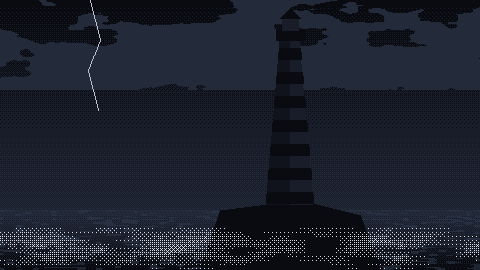
#> input picture sis_cani_7/sis_cani/art/story/ch3.png, 480 x 270 px
$ python make_store.py
#> lines starting #> are read from the running program, lines starting #| are printed output that depends on the picture
"""Steam mağaza görselleri: python3 tools/store/make_store.py
Çıktı: store/ (Godot içe aktarmaz, .gdignore var)."""
import os, subprocess, sys
from PIL import Image, ImageDraw, ImageFont, ImageFilter
ROOT = os.path.dirname(os.path.dirname(os.path.dirname(os.path.abspath(__file__))))
OUT = os.path.join(ROOT, "store")
os.makedirs(OUT, exist_ok=True)
open(os.path.join(OUT, ".gdignore"), "w").close()
FONT = os.path.join(ROOT, "fonts", "Lora.ttf")

def art(p):
#> called with p = 'story/ch3.png'
    return Image.open(os.path.join(ROOT, "art", p)).convert("RGBA")
#> returned value is the input picture: PIL image 480x270 RGBA; mean R, G, B, A 26.3, 31.5, 43.7, 252.1

def cover(img, w, h, focus=(0.5, 0.5)):
    """Pixel art'ı tam sayı katıyla büyütüp (nearest) kırp."""
#> called with w = 460, h = 215, focus = (0.5, 0.4)
    s = max(w / img.width, h / img.height)
#> s = 0.958
    k = max(1, int(s + 0.999))
#> k = 1
    big = img.resize((img.width * k, img.height * k), Image.NEAREST)
    x = int((big.width - w) * focus[0]); y = int((big.height - h) * focus[1])
#> after `x = int((big.width - w) * focus[0])`: x = 10
#> after `y = int((big.height - h) * focus[1])`: y = 22
    return big.crop((x, y, x + w, y + h))
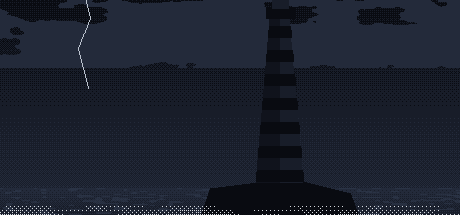
#> returned value: PIL image 460x215 RGBA; mean R, G, B, A 26.9, 32.3, 45.1, 254.2; transparent parts drawn white

def logo(w):
    lg = art("ui/logo.png")
    k = max(1, w // lg.width)
    return lg.resize((lg.width * k, lg.height * k), Image.NEAREST)

def vignette(img, strength=0.65):
#> called with strength = 0.65
    w, h = img.size
#> w = 460; h = 215
    m = Image.new("L", (w, h), 0)
#> m: PIL image 460x215 L; every value is 0
    d = ImageDraw.Draw(m)
    d.ellipse((-w * 0.25, -h * 0.35, w * 1.25, h * 1.35), fill=255)
    m = m.filter(ImageFilter.GaussianBlur(min(w, h) * 0.18))
#> m: PIL image 460x215 L; every value is 255
    dark = Image.new("RGBA", (w, h), (4, 5, 9, int(255 * strength)))
    dark.putalpha(Image.eval(m, lambda v: int((255 - v) * strength)))
    return Image.alpha_composite(img, dark)

def capsule(name, w, h, bg="story/end_a.png", focus=(0.5, 0.5), logo_w=None, pos="center", sub=None):
    img = vignette(cover(art(bg), w, h, focus))
    if logo_w:
        lg = logo(logo_w)
        if pos == "center":
            xy = ((w - lg.width) // 2, (h - lg.height) // 2)
        elif pos == "bottom":
            xy = ((w - lg.width) // 2, h - lg.height - h // 10)
        else:
            xy = (w // 20, (h - lg.height) // 2)
        sh = Image.new("RGBA", img.size, (0, 0, 0, 0))
        sh.paste((0, 0, 0, 180), (xy[0] + 4, xy[1] + 4), lg)
        img = Image.alpha_composite(img, sh.filter(ImageFilter.GaussianBlur(6)))
        img.alpha_composite(lg, xy)
    if sub:
        d = ImageDraw.Draw(img)
        f = ImageFont.truetype(FONT, max(14, h // 22))
        tw = d.textlength(sub, font=f)
        d.text(((w - tw) / 2, h - h // 12 - f.size), sub, font=f, fill=(230, 200, 160, 230))
    img.convert("RGB").save(os.path.join(OUT, name))
    print("store/" + name, img.size)

#> (the run stopped early here; a loop or call above may not have finished)
